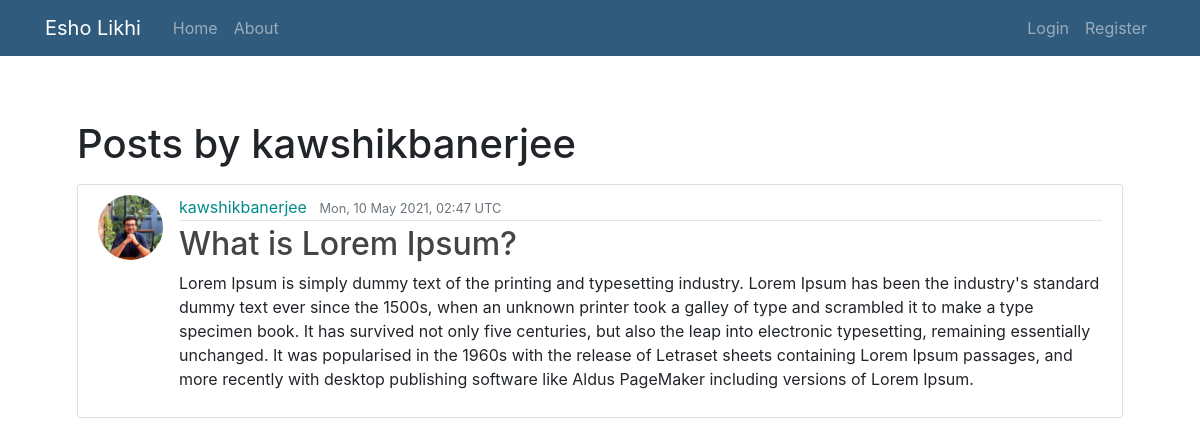
Before: /user/kawshikbanerjee with the older database file.
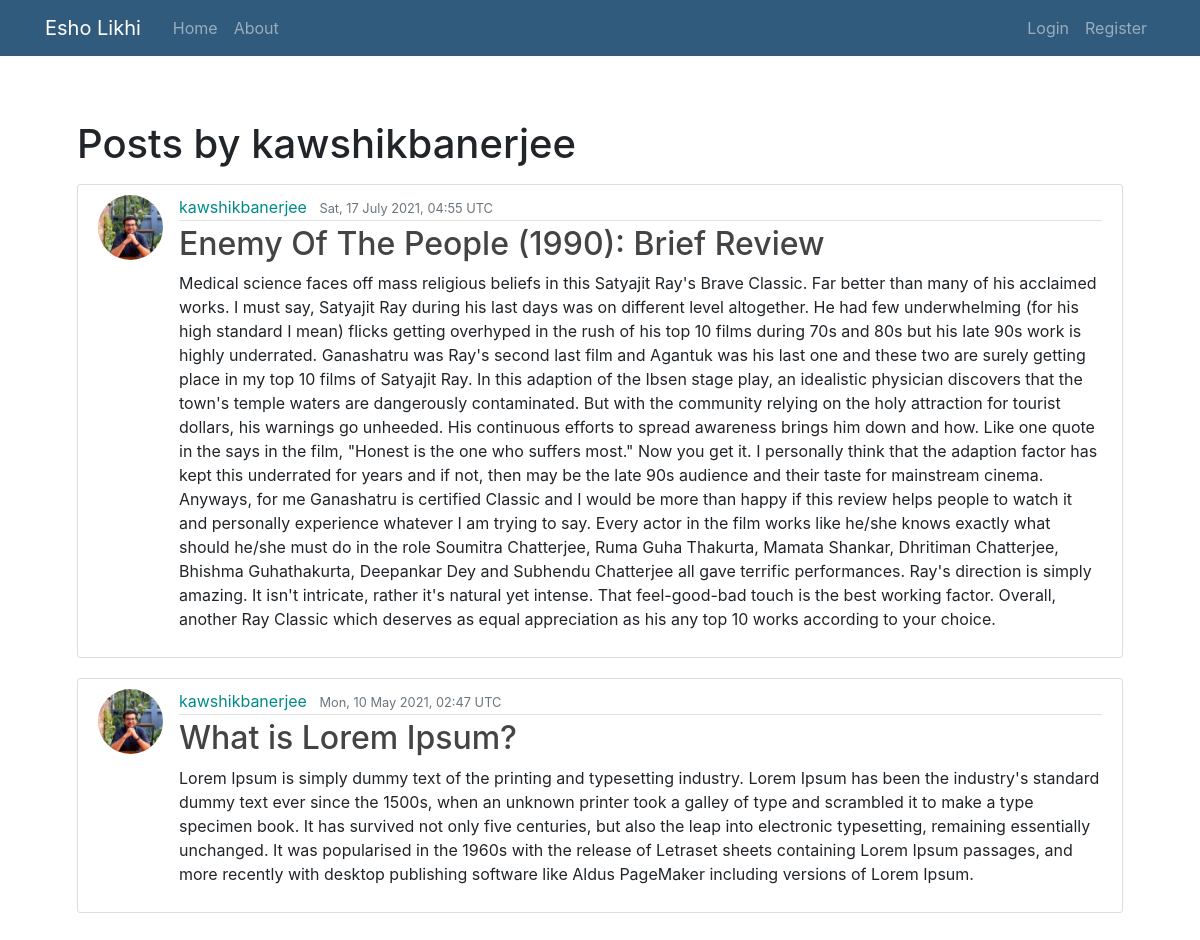
After: the same page with the newer database file.
### blog/models.py (models this page shows, shortened)
class Post(models.Model):
    title = models.CharField(max_length=1000)
    content = models.TextField()
    date_posted = models.DateTimeField(default=timezone.now)
    author = models.ForeignKey(User, on_delete=models.CASCADE)
    likes = models.ManyToManyField(User, related_name='post_like')

### user/models.py (models this page shows, shortened)
class Profile(models.Model):
    user = models.OneToOneField(User, on_delete=models.CASCADE)
    image = models.ImageField(default='default.jpg', upload_to='profile_pics')
    bio = models.TextField(default='', blank=True)

### blog/views.py (the view)
# urls.py: path('user/<str:username>', UserPostListView.as_view(), name='user-posts'),
class UserPostListView(ListView):
    model = Post
    template_name = 'blog/user_posts.html' # <app>/<model>_<viewtype>
    context_object_name = 'posts'
    paginate_by = 3
    def get_queryset(self):
        user = get_object_or_404(User, username=self.kwargs.get('username'))
        return Post.objects.filter(author=user).order_by('-date_posted')

### blog/templates/blog/user_posts.html (shortened to what this page needs)
{% extends "blog/base.html" %}
{% block content %}
<h1 class="mb-3">Posts by {{ view.kwargs.username }}</h1>
{% for post in posts %}
<article class="media content-section">
    <img class="rounded-circle article-img" src="{{ post.author.profile.image.url }}" alt="profile-pic">
    <div class="media-body">
    <div class="article-metadata">
        <a class="mr-2" href="{% url 'user-posts' post.author.username %}">
            {{ post.author }}
        </a>
        <small class="text-muted">
        {{ post.date_posted|date:"D, d F Y," }}
        {{ post.date_posted|time:"h:i e" }}
        </small>
    </div>
    <h2><a class="article-title" href="{% url 'post-detail' post.id %}">
        {{ post.title }}</a></h2>
    <p class="article-content">{{ post.content }}</p>
    </div>
</article>
{% endfor %}
{% endblock content %}

Changed rows visible on the page:
added Post: author.profile.image (picture), author "kawshikbanerjee", date_posted "Sat, 17 July 2021,", date_posted "04:55 UTC", title "Enemy Of The People (1990): Brief Review", content "Medical science faces off mass religious beliefs in this Satyajit Ray's Brave Classic. Far better than many of his acclaimed works. I must say, Satyajit Ray during his last days was on different level altogether. He had few underwhelming (for his high standard I mean) flicks getting overhyped in the rush of his top 10 films during 70s and 80s but his late 90s work is highly underrated. Ganashatru was Ray's second last film and Agantuk was his last one and these two are surely getting place in my top 10 films of Satyajit Ray. In this adaption of the Ibsen stage play, an idealistic physician discovers that the town's temple waters are dangerously contaminated. But with the community relying…"
